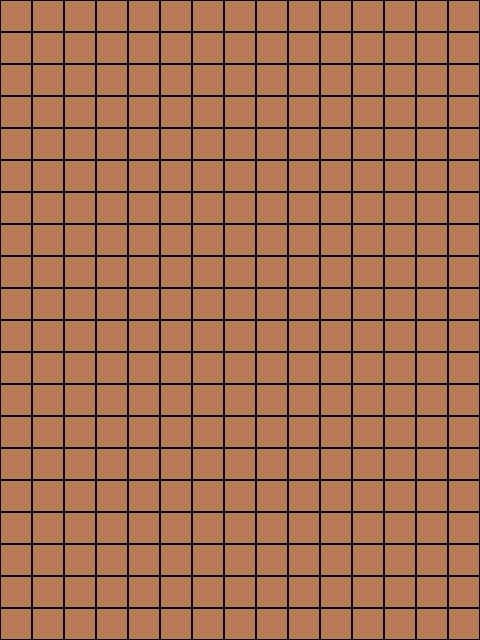

This game map was drawn from its Tiled (.tmx) file and the tilesets committed beside it. A one-line description and the trimmed map source follow:
An orthogonal 15x20 tile map with 32x32 px tiles, 1 tile layer (タイル・レイヤー1).

<map version="1.0" orientation="orthogonal" width="15" height="20" tilewidth="32" tileheight="32">
 <tileset firstgid="1" name="map" tilewidth="32" tileheight="32">
  <image source="tilemap.png" width="256" height="256" />
 </tileset>
 <layer name="タイル・レイヤー1" width="15" height="20">
  <data>[300 cells, 300 non-empty, 1 distinct tile ids]</data>
 </layer>
</map>